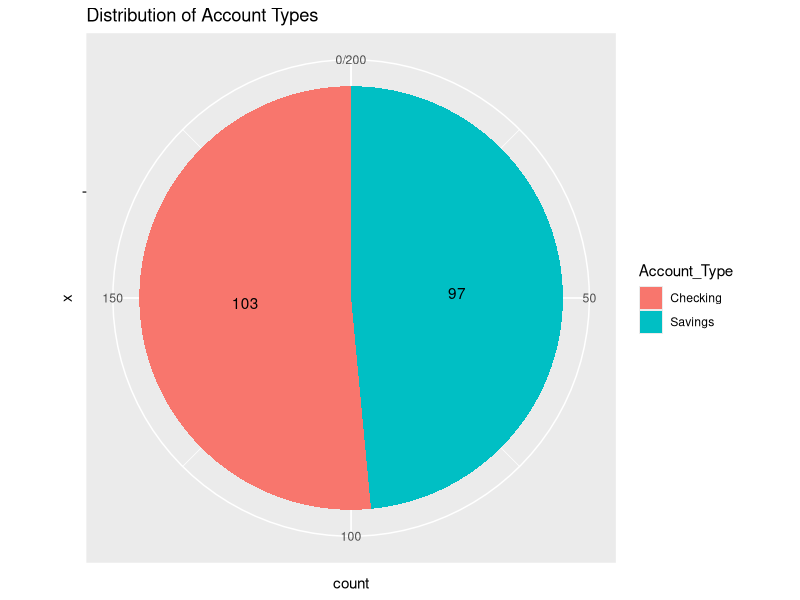
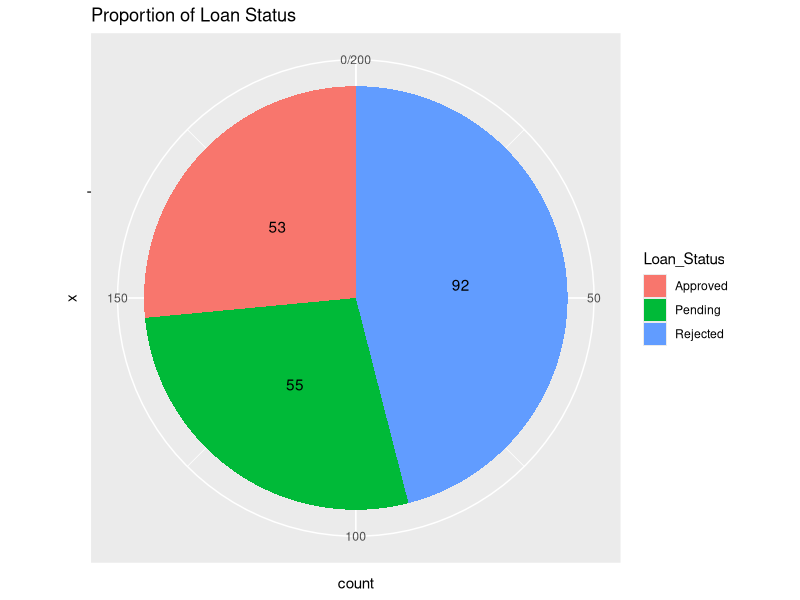
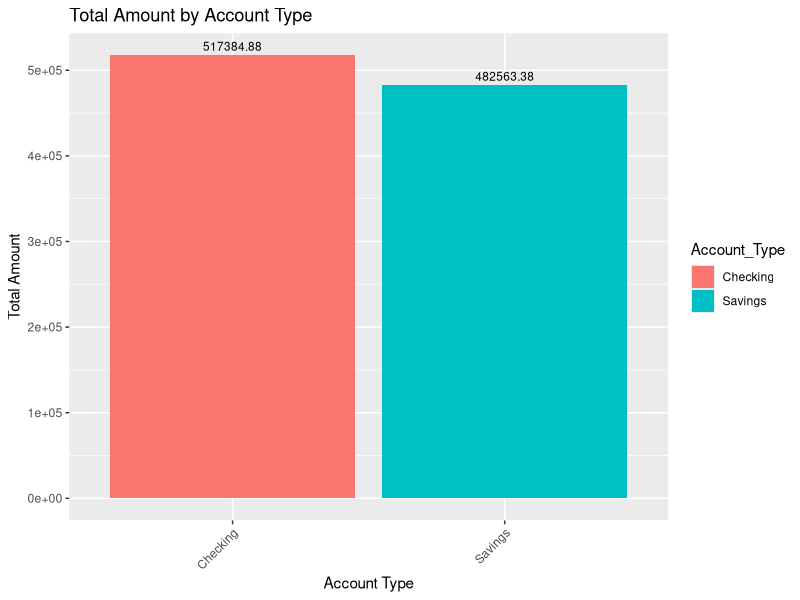
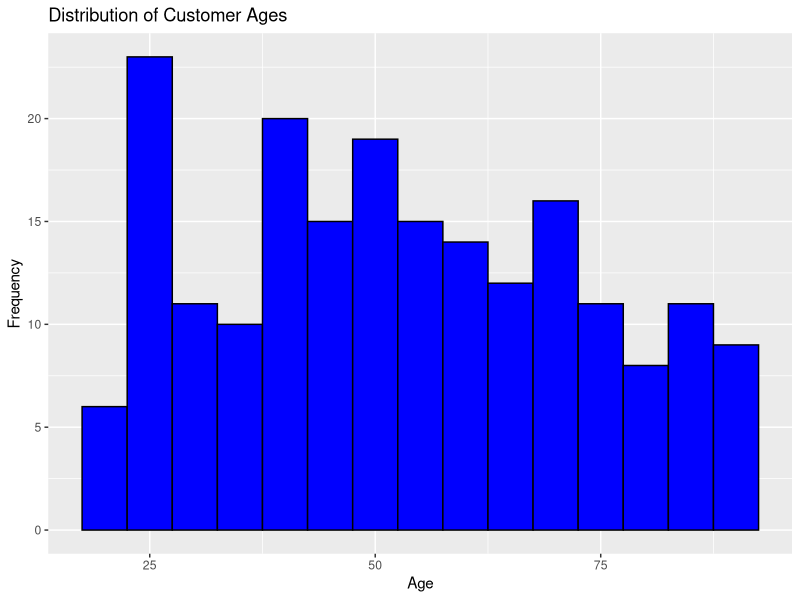

Write R code to recreate these figures, in order.
# Exploring Banking Transaction Data

# Loading the necessary libraries
library(dplyr)
library(ggplot2)

# Data Creation
set.seed(123)
customer_id <- 1:200
age <- sample(18:90, 200, replace = TRUE)
gender <- sample(c("Male", "Female"), 200, replace = TRUE)
account_type <- sample(c("Savings", "Checking"), 200, replace = TRUE)
transaction_type <- sample(c("Deposit", "Withdrawal"), 200, replace = TRUE)
amount <- round(runif(200, min = 100, max = 10000), 2)

# Calculate initial balance
initial_balance <- 10000  # Starting balance for all customers

# Adjust balance based on transaction type
balance <- ifelse(transaction_type == "Deposit", initial_balance + amount, initial_balance - amount)

# Additional variables
income <- round(runif(200, min = 20000, max = 150000), 2)
credit_score <- sample(300:850, 200, replace = TRUE)
loan_status <- case_when(
  credit_score >= 300 & credit_score < 550 ~ "Rejected",
  credit_score >= 550 & credit_score < 700 ~ "Pending",
  credit_score >= 700 & credit_score < 800 ~ "Approved",
  credit_score >= 800 & credit_score <= 850 ~ "Approved",
  TRUE ~ NA_character_
)

# Create Data Frame
bank_data <- data.frame(Customer_ID = customer_id,
                        Age = age,
                        Gender = gender,
                        Account_Type = account_type,
                        Transaction_Type = transaction_type,
                        Amount = amount,
                        Balance = balance,  # Use the adjusted balance
                        Income = income,
                        Credit_Score = credit_score,
                        Loan_Status = loan_status)

# Analysis using dplyr

# Select including subsetting
selected_customer_data <- bank_data %>%
  select(Customer_ID, Account_Type, Loan_Status)

selected_customer_data

# Arrange 
arranged_bank_data <- bank_data %>% 
  arrange(Age)

arranged_bank_data

# Filter
transaction_filter <- bank_data %>%
  filter(Transaction_Type == "Withdrawal")

transaction_filter

# Count of withdrawals and deposits based on transaction type
transaction_counts <- bank_data %>%
  count(Transaction_Type)

transaction_counts

# Pipe
piped_data <- bank_data %>%
  filter(Account_Type == "Savings") %>%
  arrange(desc(Amount)) %>%
  select(Customer_ID, Amount, Transaction_Type)

piped_data

# Mutate 
mutated_transaction_data <- bank_data %>%
  mutate(Transaction_Category = ifelse(Amount > 5000, "Large", "Small"))

mutated_transaction_data

# Count of large and small transactions
mutated_transaction_data_count <- bank_data %>%
  mutate(Transaction_Category = ifelse(Amount > 5000, "Large", "Small")) %>%
  count(Transaction_Category)

mutated_transaction_data_count

# Rank
ranked_amount <- bank_data %>%
  mutate(Rank = rank(Amount))

ranked_amount

# Calculate total amount for each account type
total_amount <- bank_data %>%
  group_by(Account_Type) %>%
  summarise(Total_Amount = sum(Amount))

total_amount

# Visualization using ggplot2

# Pie Chart
account_type <- ggplot(bank_data, aes(x = "", fill = Account_Type)) +
  geom_bar(width = 1) +
  coord_polar("y", start = 0) +
  labs(title = "Distribution of Account Types") +
  geom_text(aes(label = stat(count)), stat = "count", position = position_stack(vjust = 0.5))

loan_status <- ggplot(bank_data, aes(x = "", fill = Loan_Status)) +
  geom_bar(width = 1) +
  coord_polar("y", start = 0) +
  geom_text(aes(label = stat(count)), stat = "count", position = position_stack(vjust = 0.5)) +
  labs(title = "Proportion of Loan Status")

# Bar Chart
amount_by_account <- ggplot(bank_data, aes(x = Account_Type, y = Amount, fill = Account_Type)) +
  geom_bar(stat = "identity") +
  geom_text(data = total_amount, aes(label = Total_Amount, y = Total_Amount), vjust = -0.5, color = "black", size = 3, show.legend = FALSE) +  # Add labels on top of bars
  labs(title = "Total Amount by Account Type", x = "Account Type", y = "Total Amount") +
  theme(axis.text.x = element_text(angle = 45, hjust = 1))



# Histogram
customer_distribution <- ggplot(bank_data, aes(x = Age)) +
  geom_histogram(binwidth = 5, fill = "blue", color = "black") + 
  labs(title = "Distribution of Customer Ages", x = "Age", y = "Frequency")

print(account_type)
print(loan_status)
print(amount_by_account)
print(customer_distribution)
